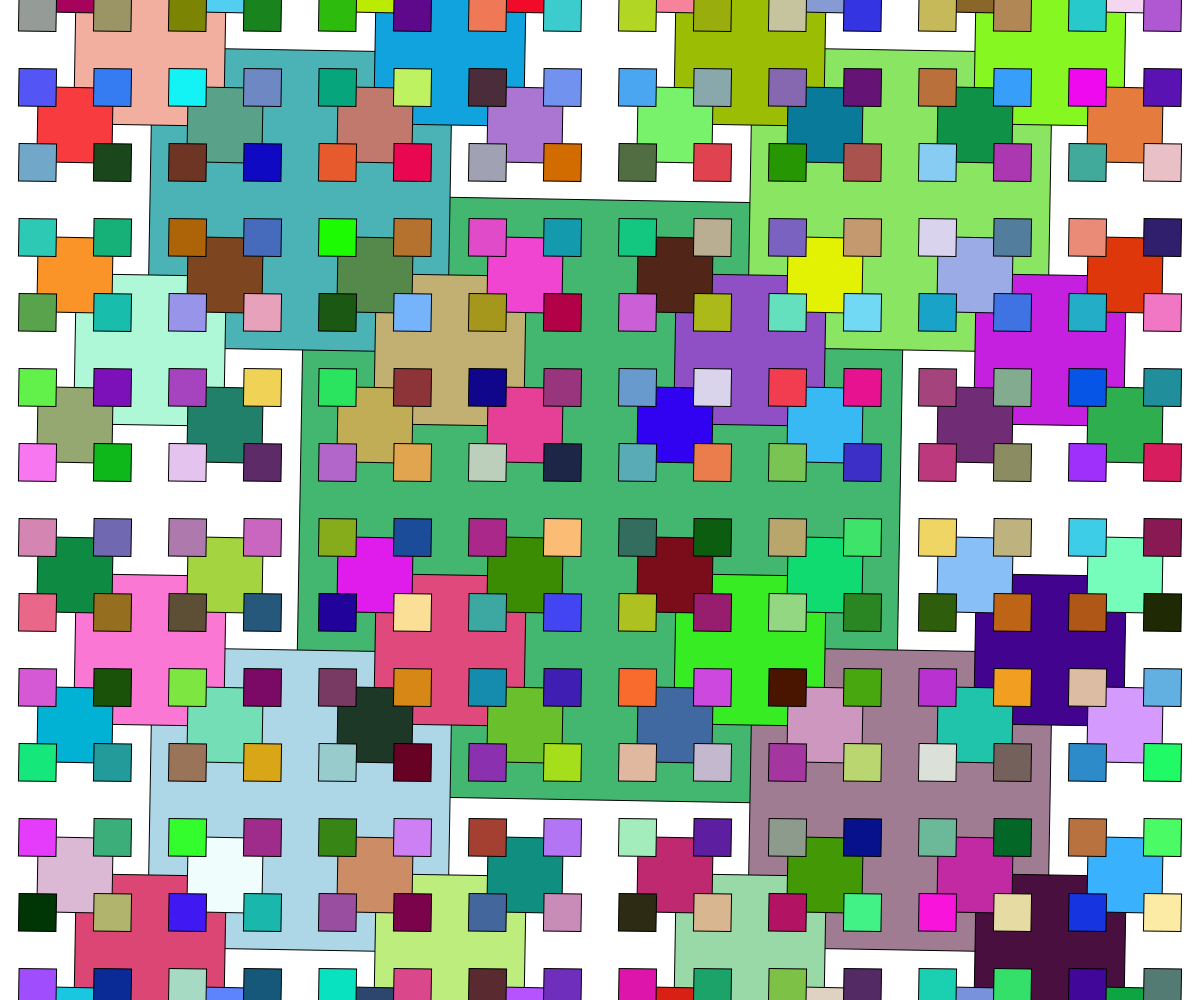
Frame 1 (no input)
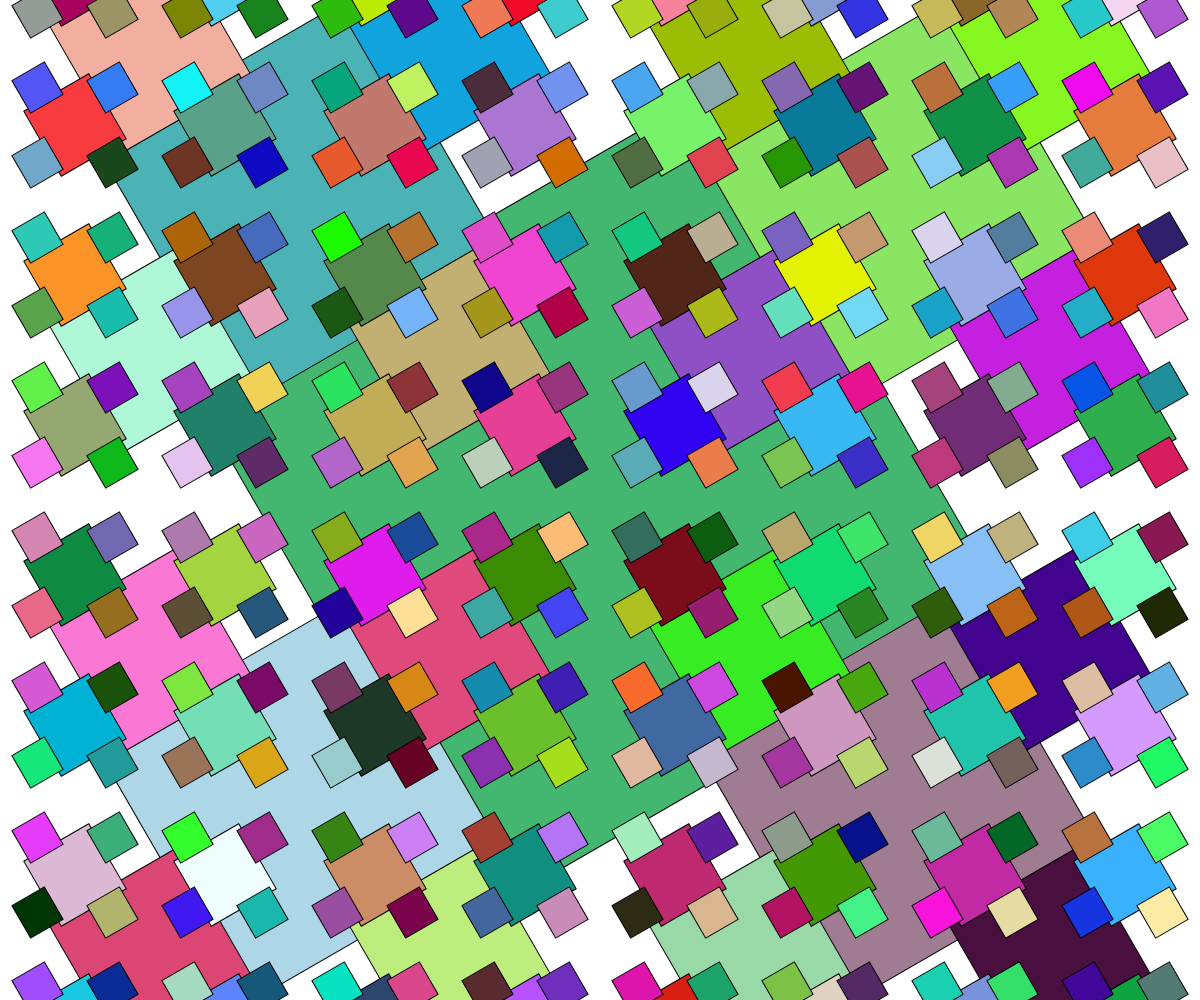
Frame 60 (no input)
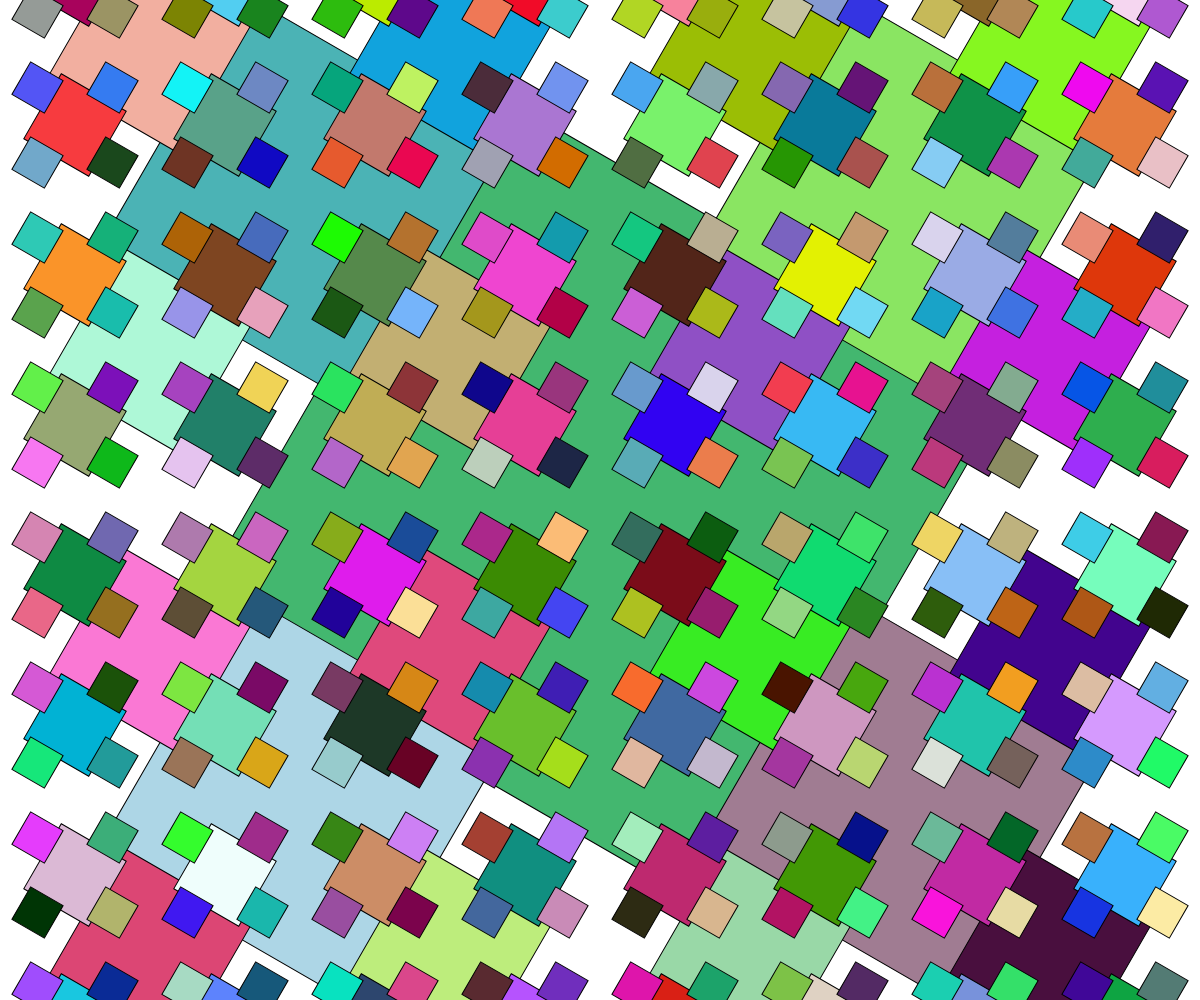
Frame 120 (the mouse pressed at the canvas centre since frame 60)

The p5.js sketch that drew these frames (run headless with seeded random() and noise() and a simulated clock; from frame 60 on, the mouse is pressed at the canvas centre):

// p5.js sketch
// ── sketch.js
// Recursion and Fractals
// Mishal
// nov 13th 2024
//

let seed; 


function setup() {
  createCanvas(windowWidth, windowHeight);
  noFill();
  seed = random(100);
}

function draw() {
  background(255);
  randomSeed(seed);
  // circleInCircle(width/2, height/2, width);
  // cantor(width*0.1, height*0.3, width*0.8, 6 );
  // circleFractal(width/2, height/2, height/2);
  squareFractal(width/2, height/2, width/2);
}
function squareFractal(x, y, len){
  if(len > 20){
    rectMode(CENTER);
    fill(random(255), random(255), random(255));

    push();
    translate(x, y);
    rotate(radians(frameCount));
    square(0,0, len);
    pop();
    
    squareFractal(x - len/2, y - len/2, len/2);
    squareFractal(x + len/2, y + len/2, len/2);
    squareFractal(x - len/2, y + len/2, len/2);
    squareFractal(x + len/2, y - len/2, len/2);
  }
  // base case
}
function circleFractal(x, y, d){
  if( d > 2){
    circle(x, y, d);
    circleFractal(x - d/2, y, d/2);
    circleFractal(x + d/2, y, d/2);
    circleFractal(x, y + d/2, d/2);
  }
  // base case
}

function cantor(x, y, len, depth){
  if(depth > 0){
    line(x, y, x + len, y);
    let newY = y + 20;
    cantor(x, newY, len/3, depth - 1);
    cantor(x + 2/3*len, newY, len/3, depth -1);
  }
  // base case 
}

function circleInCircle(x, y, d){
  if(d > 10){
    circle(x,y,d);
    let den = map(mouseX, 0, width, 1.01, 2);
    circleInCircle(x, y, d/den);
  }

  // implicicit base case

}
